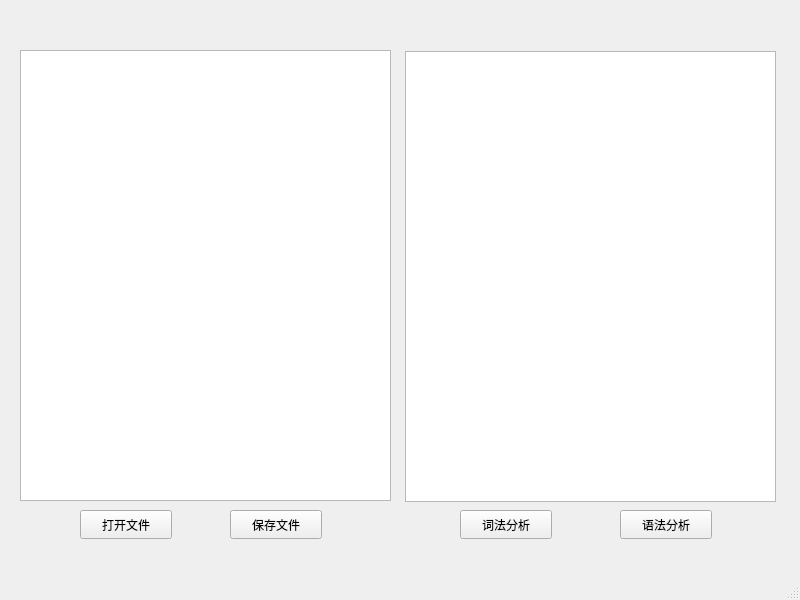
<?xml version="1.0" encoding="UTF-8"?>
<ui version="4.0">
 <class>MainWindow</class>
 <widget class="QMainWindow" name="MainWindow">
  <property name="geometry">
   <rect>
    <x>0</x>
    <y>0</y>
    <width>800</width>
    <height>600</height>
   </rect>
  </property>
  <property name="windowTitle">
   <string>MainWindow</string>
  </property>
  <widget class="QWidget" name="centralwidget">
   <widget class="QTextEdit" name="textEdit">
    <property name="geometry">
     <rect>
      <x>20</x>
      <y>50</y>
      <width>371</width>
      <height>451</height>
     </rect>
    </property>
   </widget>
   <widget class="QTextBrowser" name="textBrowser">
    <property name="geometry">
     <rect>
      <x>405</x>
      <y>51</y>
      <width>371</width>
      <height>451</height>
     </rect>
    </property>
   </widget>
   <widget class="QPushButton" name="open">
    <property name="geometry">
     <rect>
      <x>80</x>
      <y>510</y>
      <width>92</width>
      <height>29</height>
     </rect>
    </property>
    <property name="text">
     <string>打开文件</string>
    </property>
   </widget>
   <widget class="QPushButton" name="save">
    <property name="geometry">
     <rect>
      <x>230</x>
      <y>510</y>
      <width>92</width>
      <height>29</height>
     </rect>
    </property>
    <property name="text">
     <string>保存文件</string>
    </property>
   </widget>
   <widget class="QPushButton" name="scan">
    <property name="geometry">
     <rect>
      <x>460</x>
      <y>510</y>
      <width>92</width>
      <height>29</height>
     </rect>
    </property>
    <property name="text">
     <string>词法分析</string>
    </property>
   </widget>
   <widget class="QPushButton" name="parse">
    <property name="geometry">
     <rect>
      <x>620</x>
      <y>510</y>
      <width>92</width>
      <height>29</height>
     </rect>
    </property>
    <property name="text">
     <string>语法分析</string>
    </property>
   </widget>
  </widget>
  <widget class="QMenuBar" name="menubar">
   <property name="geometry">
    <rect>
     <x>0</x>
     <y>0</y>
     <width>800</width>
     <height>25</height>
    </rect>
   </property>
  </widget>
  <widget class="QStatusBar" name="statusbar"/>
 </widget>
 <resources/>
 <connections/>
</ui>
